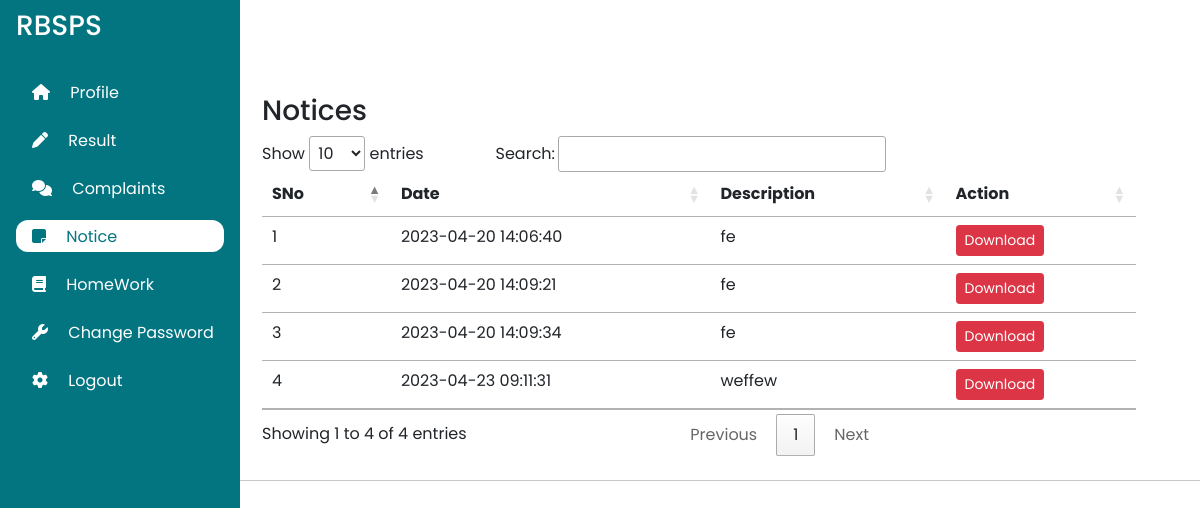
Page /students/viewNotice.php on the committed database.
### tables this page shows
CREATE TABLE `notice` (
  `id` int(11) NOT NULL,
  `date` datetime NOT NULL DEFAULT current_timestamp(),
  `description` text NOT NULL,
  `path` varchar(500) NOT NULL
);

### students/viewNotice.php (the view, shortened to what this page needs)
<?php
require '../connection.php';
?>
<!DOCTYPE html>
<html lang="en">
<head>
    <link rel="stylesheet" href="//cdn.datatables.net/1.11.5/css/jquery.dataTables.min.css">
    <link rel="stylesheet" href="//cdn.datatables.net/1.12.1/css/jquery.dataTables.min.css">
    <link href="https://cdn.jsdelivr.net/npm/bootstrap@5.1.3/dist/css/bootstrap.min.css" rel="stylesheet"
>
    <link rel="stylesheet" href="style.css">
</head>
<body>
    <div class="sidebar">
        <div class="sidebar-header">
            <h3 class="brand">
                <span>RBSPS</span>
            </h3>
        </div>
        <div class="sidebar-menu">
            <ul>
                <li>
                    <a href="index.php">
                        <i class="fa-sharp fa-solid fa-house"></i>
                        <span>Profile</span>
                    </a>
                </li>
                <li>
                    <a href="viewResult.php">
                        <i class="fa-solid fa-pen"></i>
                        <span>Result</span>
                    </a>
                </li>
                <li>
                    <a href="flagComplain.php">
                        <i class="fa-solid fa-comments"></i>
                        <span>Complaints</span>
                    </a>
                </li>
                <li class="active">
                    <a href="#">
                        <i class="fa fa-sticky-note"></i>
                        <span>Notice</span>
                    </a>
                </li>
                <li>
                    <a href="homework.php">
                        <i class="fa fa-book"></i>
                        <span>HomeWork</span>
                    </a>
                </li>
                <li>
                    <a href="changePassword.php">
                        <i class="fa-solid fa-wrench"></i>
                        <span>Change Password</span>
                    </a>
                </li>
                <li>
                    <a href="logout.php">
                        <i class="fa-solid fa-gear"></i>
                        <span>Logout</span>
                    </a>
                </li>
            </ul>
        </div>
    </div>
    <div class="table-con" style="width: 54%; margin-left:250px; padding-top: 70px;">
        <div class="container my-4">
            <h3>Notices</h3>
            <table class="table table-hover  caption-top" id="myTable" style="width:140%">
                <thead>
                    <tr>
                        <th scope="col">SNo</th>
                        <th scope="col">Date</th>
                        <th scope="col">Description</th>
                        <th scope="col">Action</th>
                    </tr>
                </thead>
                <tbody>
                <?php
                    $sql = "SELECT * FROM `notice`";
                    $result = mysqli_query($conn, $sql);
                    $sno = 0;
                    while ($row = mysqli_fetch_assoc($result)) {
                            $sno +=1;
                        echo "
                        <tr>
                            <td scope='row'>" . $sno . "</td>
                            <td scope='row'>" . $row['date'] . "</td>
                            <td scope='row'>" . $row['description'] . "</td>
                            <td>
                            <button type='button' class='btn btn-sm btn-danger'>Download</button>
                            </td>
                        </tr>";
                    }
                    ?>
                </tbody>
            </table>
        </div>
    </div>
    <hr>
</body>
</html>

### students/style.css (style rules this page uses)
:root { --main-color: #027581; --color-dark: #1d2231; --text-grey: #8390A2; }
* { font-family: 'Poppins',sans-serif; margin: 0; padding: 0; text-decoration: none; list-style-type: none; box-sizing: border-box; }
.sidebar { height: 100%; width: 240px; position: fixed; left:0; top: 0; z-index: 100; background: var(--main-color ); color:#fff; overflow-y: auto; transition: width 500ms; }
.sidebar-header { display: flex; justify-content: space-between; align-items: center; height: 60px; padding: 0rem 1rem; }
.sidebar-menu { padding: 1rem; }
.sidebar li { margin-bottom: 1rem; }
.sidebar a { color: #fff; font-size: 1rem; text-decoration: none; }
.active { background-color:#fff; border-radius: 12px; }
.active a { color:#027581; }
.sidebar a i:first-child { padding: 0.5rem 1rem; }

### students/viewNotice.php (style rules this page uses)
.sidebar ul { padding-left: 0; }
.sidebar a { text-decoration: none; }

### rows in the picture
notice: date "2023-04-20 14:06:40", description "fe"
notice: date "2023-04-20 14:09:21", description "fe"
notice: date "2023-04-20 14:09:34", description "fe"
notice: date "2023-04-23 09:11:31", description "weffew"
